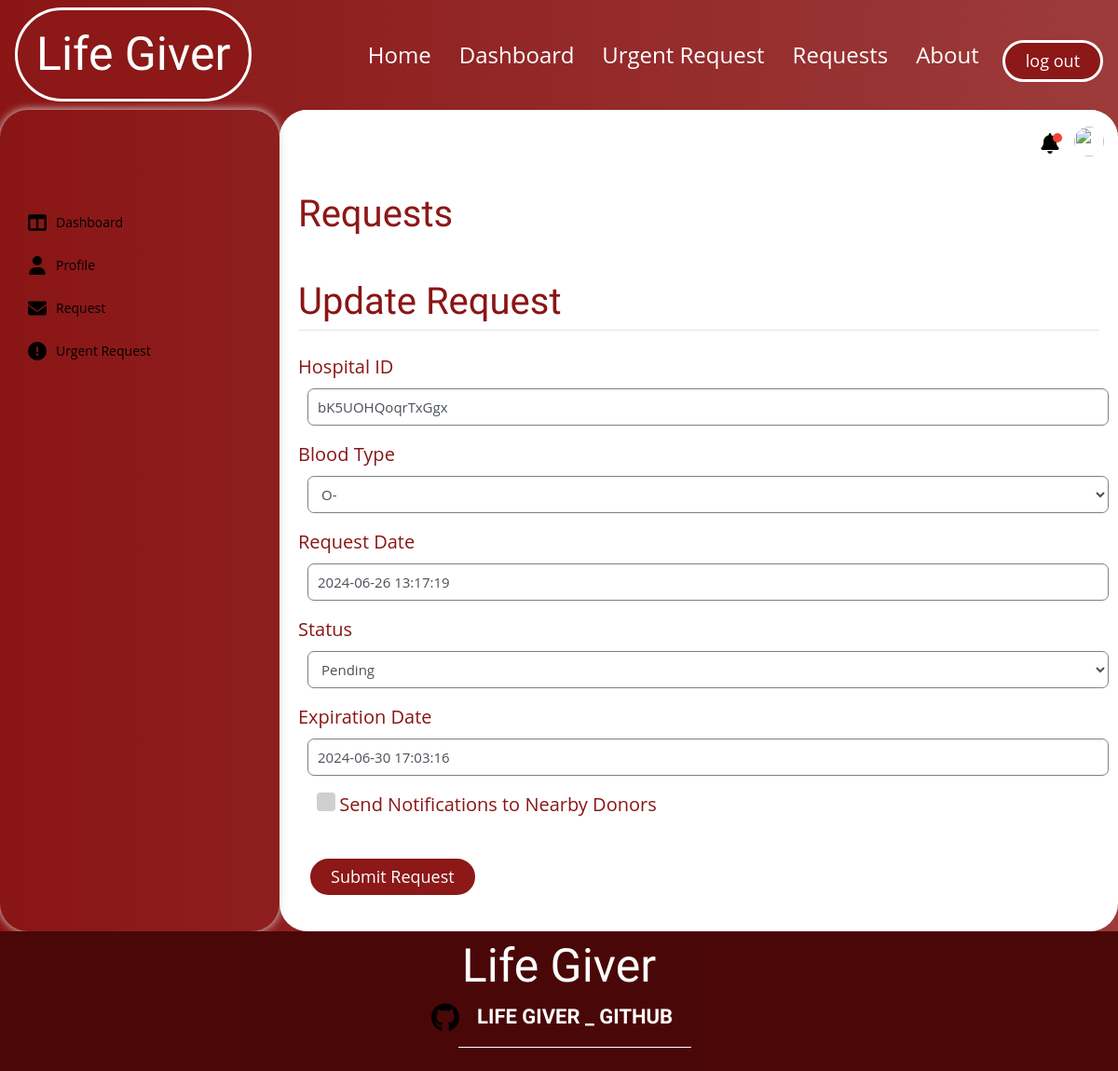
Page /don_request/1/update (signed in) on the committed database.
### Lifegiver_test/lifegiver/models.py (models this page shows, shortened)
class DonationRequest(db.Model):
    id = db.Column(db.Integer, primary_key=True)
    hospital_id = db.Column(db.Integer, db.ForeignKey('hospital.id'), nullable=False)
    blood_type = db.Column(db.Enum('O-', 'O+', 'A-', 'A+', 'B-', 'B+', 'AB-', 'AB+'), nullable=False)
    request_date = db.Column(db.DateTime, nullable=False, default=datetime.now)
    status = db.Column(db.Enum('pending', 'fulfilled', 'failed'), nullable=False)
    expiration_date = db.Column(db.DateTime, nullable=False, default=lambda: datetime.now() + timedelta(days=90))
    request_donations = db.relationship('UserDonation', backref='donation_request', lazy=True)

### Lifegiver_test/lifegiver/route.py (the view)
@app.route('/don_request/<int:don_request_id>/update', methods=['POST', 'GET'], strict_slashes=False)
@login_required
def update_don_request(don_request_id):
    donrequest = DonationRequest.query.get_or_404(don_request_id)
    if session.get('user_type') != 'hospital' or donrequest.hospital_id != current_user.id:
        abort(403)
    form = CRUDRequestForm()
    if form.validate_on_submit():
        donrequest.hospital_id=current_user.id
        donrequest.blood_type=form.blood_type.data
        donrequest.request_date=form.request_date.data
        donrequest.status=form.status.data
        donrequest.expiration_date=form.expiration_date.data
        db.session.commit()
        flash('Your Request has been updated!', 'success')
        return redirect(url_for('don_request', don_request_id=donrequest.id))
    elif request.method == 'GET':
        form.hospital_id.data=current_user.barcode
        form.blood_type.data=donrequest.blood_type
        form.request_date.data=donrequest.request_date
        form.status.data=donrequest.status
        form.expiration_date.data=donrequest.expiration_date
    return render_template('create_request.html', title='Update Request',form=form, legend='Update Request') # the legend keywoed will be used to the template legend (whether its a new post or an update)

### Lifegiver_test/lifegiver/forms.py
class CRUDRequestForm(FlaskForm):
    hospital_id = StringField('Hospital ID', validators=[DataRequired()])
    blood_type = SelectField('Blood Type', choices=[('O-', 'O-'), ('O+', 'O+'), ('A-', 'A-'), ('A+', 'A+'), ('B-', 'B-'), ('B+', 'B+'), ('AB-', 'AB-'), ('AB+', 'AB+')], validators=[DataRequired()])
    request_date = DateTimeField('Request Date', default=datetime.now, validators=[DataRequired()])
    status = SelectField('Status', choices=[('pending', 'Pending'), ('fulfilled', 'Fulfilled'), ('failed', 'Failed')], validators=[DataRequired()])
    expiration_date = DateTimeField('Expiration Date', validators=[DataRequired()])
    submit = SubmitField('Submit Request')

### Lifegiver_test/lifegiver/models.py (called while the page is built)
@login_manager.user_loader
def load_user(user_id):
    user_type = session.get('user_type')  # Assuming 'user_type' is stored in the session
    if user_type == 'donor':
        return Donor.query.get(int(user_id))
    elif user_type == 'hospital':
        return Hospital.query.get(int(user_id))
    return None

### Lifegiver_test/lifegiver/templates/create_request.html (shortened to what this page needs)
{% extends 'layout.html' %}
{% block link %}
<link rel="stylesheet" type="text/css" href="{{ url_for('static', filename='css/framework.css') }}" />
<link rel="stylesheet" type="text/css" href="{{ url_for('static', filename='css/create_request.css') }}" />
{% endblock %}
{% block content %}
<div class="page d-flex">
    <div class="sidebar bg-white p-20 p-relative">
        <ul>
            <li>
                <a class="active d-flex align-center fs-14 c-black rad-6 p-10"
                    href="{{ url_for('hospital_dashboard') }}">
                    <span>Dashboard</span>
                </a>
            </li>
            <li>
                <a class="d-flex align-center fs-14 c-black rad-6 p-10" href="{{ url_for('hospital_profile') }}">
                    <span>Profile</span>
                </a>
            </li>
            <li>
                <a class="d-flex align-center fs-14 c-black rad-6 p-10" href="{{ url_for('new_request') }}">
                    <span>Request</span>
                </a>
            </li>
            <li>
                <a class="d-flex align-center fs-14 c-black rad-6 p-10" href="{{ url_for('new_urgent_request') }}">
                    <span>Urgent Request</span>
                </a>
            </li>
        </ul>
    </div>
    <div class="content w-full">
        <div class="head bg-white p-15 between-flex">
            <div class="icons d-flex align-center">
                <span class="notification p-relative">
                </span>
                <img class="rounded-circle account-img" src="{{ image_file }}">
            </div>
        </div>
        <h1 class="p-relative">Requests</h1>
        <div class="wrapper d-grid gap-20">
            <div class="content-section">
                <form method="POST" action="">
                    <fieldset class="form-group">
                        <legend class="border-bottom mb-4">{{ legend }}</legend>
                        <div class="form-group">
                            {{ form.hospital_id.label(class='form-control-label') }}
                            {% if form.hospital_id.errors %}
                            {{ form.hospital_id(class='form-control form-control-lg is-invalid') }}
                            <div class="invalid-feedback">
                                {% for error in form.hospital_id.errors %}
                                <span>{{ error }}</span>
                                {% endfor %}
                            </div>
                            {% else %}
                            {{ form.hospital_id(class='form-control form-control-lg') }}
                            {% endif %}
                        </div>
                        <div class="form-group">
                            {{ form.blood_type.label(class='form-control-label') }}
                            {% if form.blood_type.errors %}
                            {{ form.blood_type(class='form-control form-control-lg is-invalid') }}
                            <div class="invalid-feedback">
                                {% for error in form.blood_type.errors %}
                                <span>{{ error }}</span>
                                {% endfor %}
                            </div>
                            {% else %}
                            {{ form.blood_type(class='form-control form-control-lg') }}
                            {% endif %}
                        </div>
                        <div class="form-group">
                            {{ form.request_date.label(class='form-control-label') }}
                            {% if form.request_date.errors %}
                            {{ form.request_date(class='form-control form-control-lg is-invalid') }}
                            <div class="invalid-feedback">
                                {% for error in form.request_date.errors %}
                                <span>{{ error }}</span>
                                {% endfor %}
                            </div>
                            {% else %}
                            {{ form.request_date(class='form-control form-control-lg') }}
                            {% endif %}
                        </div>
                        <div class="form-group">
                            {{ form.status.label(class='form-control-label') }}
                            {% if form.status.errors %}
                            {{ form.status(class='form-control form-control-lg is-invalid') }}
                            <div class="invalid-feedback">
                                {% for error in form.status.errors %}
                                <span>{{ error }}</span>
                                {% endfor %}
                            </div>
                            {% else %}
                            {{ form.status(class='form-control form-control-lg') }}
                            {% endif %}
                        </div>
                        <div class="form-group">
                            {{ form.expiration_date.label(class='form-control-label') }}
                            {% if form.expiration_date.errors %}
                            {{ form.expiration_date(class='form-control form-control-lg is-invalid') }}
                            <div class="invalid-feedback">
                                {% for error in form.expiration_date.errors %}
                                <span>{{ error }}</span>
                                {% endfor %}
                            </div>
                            {% else %}
                            {{ form.expiration_date(class='form-control form-control-lg') }}
                            {% endif %}
                        </div>
                        <div class="form-group">
                            <div class="form-check">
                                <input type="checkbox" id="send_notifications" name="send_notifications" />
                                <label class="form-control-label" for="send_notifications">Send Notifications to Nearby
                                    Donors</label>
                            </div>
                        </div>
                    </fieldset>
                    <div class="form-group">{{ form.submit(class='btn btn-outline-info') }}</div>
                </form>
            </div>
        </div>
    </div>
</div>
{% endblock %}

### Lifegiver_test/lifegiver/static/css/loading.css (style rules this page uses)
:root { --border-width: 7px; }
* { margin: 0; padding: 0; }

### Lifegiver_test/lifegiver/static/css/framework.css (style rules this page uses)
:root { --blue-color: #0075ff; --blue-alt-color: #0d69d5; --orange-color: #f59e0b; --green-color: #22c55e; --red-color: #f44336; --grey-color: #888; }
.d-flex { display: flex; }
.align-center { align-items: center; }
.d-grid { display: grid; }
.gap-20 { gap: 20px; }
.p-10 { padding: 10px; }
.p-15 { padding: 15px; }
.p-20 { padding: 20px; }
.c-black { color: black; }
.bg-white { background-color: white; }
.p-relative { position: relative; }
.fs-14 { font-size: 14px; }
.rad-6 { border-radius: 6px; }
.w-full { width: 100%; }
.between-flex { display: flex; align-items: center; justify-content: space-between; }

### Lifegiver_test/lifegiver/static/css/create_request.css (style rules this page uses)
:root { --blue-color: #0075ff; --blue-alt-color: #0d69d5; --orange-color: #f59e0b; --green-color: #22c55e; --red-color: #f44336; --grey-color: #888; }
* { box-sizing: border-box; }
body { font-family: "Open Sans", sans-serif; margin: 0; }
a { text-decoration: none; }
ul { list-style: none; padding: 0; }
.page { background-color: #f1f5f9; min-height: 100vh; }
.sidebar { width: 250px; box-shadow: 0 0 10px #ddd; }
.sidebar ul li a { transition: 0.03s; margin-bottom: 5px; border-radius: 20px; text-decoration: none; font-size: 40px !important; width: 302px; color: black; }
.sidebar ul li a span { font-size: 14px; margin-left: 10px; }
.content { overflow: hidden; }
.head .icons img { width: 32px; height: 32px; margin-left: 15px; }
.head .icons svg { width: 22px; height: 22px; margin-left: 15px; margin-top: 10px; }
.head .icons .notification::before { content: ""; position: absolute; width: 10px; height: 10px; background-color: var(--red-color); border-radius: 50%; right: -2px; top: 10px; }
.page h1 { margin: 20px 20px 40px; }
.wrapper { grid-template-columns: repeat(auto-fill, minmax(450px, 1fr)); margin-left: 20px; margin-right: 20px; margin-bottom: 20px; }
body { background-image: linear-gradient(to right, #8a1515, #9d3b3b); }
.sidebar, .page { background: transparent !important; }
.content { background-color: #fff; border-radius: 30px; }
.sidebar { border-radius: 30px; width: 300px; }
.sidebar ul { margin-top: 80px; }
.sidebar ul li a svg { width: 20px; height: 20px; }
.content h1 { color: #8c1818; font-family: "Acme", sans-serif; }
#hospital_id, #blood_type, #request_date, #expiration_date, #status { height: 40px; width: 100%; border-radius: 7px; outline: none; border: 1px solid grey !important; padding: 0 10px; font-size: 15px !important; margin-left: 10px; }
#submit { margin-left: 10px; justify-content: center; padding-left: 22px; padding-right: 22px; color: white; border: 3px solid white; background-color: #8c1818; border-radius: 100px; font-size: large; }
.form-group label { color: #8a1515; font-size: 20px; font-weight: 400; }
.border-bottom { color: #8a1515 !important; font-family: "Acme", sans-serif; font-size: 40px; }
.form-check [type="checkbox"] { position: relative; width: 20px; height: 20px; background-color: #cfcfcf; border-radius: .25rem; appearance: none; cursor: pointer; }
.form-check input[type="checkbox"]::before { content: ""; position: absolute; top: 1px; left: 6px; width: 9px; height: 15px; border: 4px solid transparent; border-left: none; border-top: none; transform: rotate(45deg) scale(1); }

### rows in the picture
DonationRequest: hospital_id "bK5UOHQoqrTxGgx", blood_type "O-", request_date "2024-06-26 13:17:19", status "Pending", expiration_date "2024-06-30 17:03:16"

### other values in the picture
{{ legend }} "Update Request"
